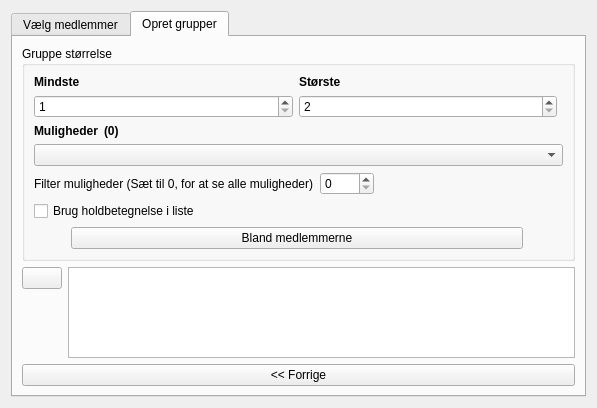
<?xml version="1.0" encoding="UTF-8"?>
<ui version="4.0">
 <class>GroupCreator</class>
 <widget class="QWidget" name="GroupCreator">
  <property name="geometry">
   <rect>
    <x>0</x>
    <y>0</y>
    <width>597</width>
    <height>408</height>
   </rect>
  </property>
  <property name="windowTitle">
   <string>Form</string>
  </property>
  <layout class="QVBoxLayout" name="verticalLayout">
   <item>
    <widget class="QTabWidget" name="tabWidget">
     <property name="currentIndex">
      <number>1</number>
     </property>
     <widget class="QWidget" name="tabSelectMembers">
      <attribute name="title">
       <string>Vælg medlemmer</string>
      </attribute>
      <layout class="QVBoxLayout" name="verticalLayout_2">
       <item>
        <layout class="QHBoxLayout" name="horizontalLayout" stretch="0,1">
         <item>
          <widget class="QLabel" name="label_6">
           <property name="text">
            <string>Vis:</string>
           </property>
          </widget>
         </item>
         <item>
          <widget class="QComboBox" name="filterClass"/>
         </item>
        </layout>
       </item>
       <item>
        <widget class="QLabel" name="label_8">
         <property name="text">
          <string>TIP: Tryk på kolonnenavnene for at sortere tabellerne.</string>
         </property>
        </widget>
       </item>
       <item>
        <widget class="QLabel" name="label">
         <property name="font">
          <font>
           <weight>75</weight>
           <bold>true</bold>
          </font>
         </property>
         <property name="text">
          <string>Alle personer</string>
         </property>
        </widget>
       </item>
       <item>
        <widget class="QTableView" name="availableMembers">
         <property name="editTriggers">
          <set>QAbstractItemView::NoEditTriggers</set>
         </property>
         <property name="alternatingRowColors">
          <bool>true</bool>
         </property>
         <property name="sortingEnabled">
          <bool>true</bool>
         </property>
         <attribute name="verticalHeaderVisible">
          <bool>false</bool>
         </attribute>
        </widget>
       </item>
       <item>
        <layout class="QGridLayout" name="gridLayout">
         <item row="0" column="3">
          <widget class="QPushButton" name="removeMemberButton">
           <property name="text">
            <string>Fravælg</string>
           </property>
          </widget>
         </item>
         <item row="0" column="5">
          <widget class="QPushButton" name="adminPersonsButton">
           <property name="text">
            <string>Administer personer</string>
           </property>
          </widget>
         </item>
         <item row="0" column="2">
          <widget class="QPushButton" name="addMemberButton">
           <property name="text">
            <string>Vælg</string>
           </property>
          </widget>
         </item>
         <item row="0" column="0">
          <spacer name="horizontalSpacer">
           <property name="orientation">
            <enum>Qt::Horizontal</enum>
           </property>
           <property name="sizeHint" stdset="0">
            <size>
             <width>40</width>
             <height>20</height>
            </size>
           </property>
          </spacer>
         </item>
         <item row="0" column="10">
          <spacer name="horizontalSpacer_2">
           <property name="orientation">
            <enum>Qt::Horizontal</enum>
           </property>
           <property name="sizeHint" stdset="0">
            <size>
             <width>40</width>
             <height>20</height>
            </size>
           </property>
          </spacer>
         </item>
         <item row="0" column="6">
          <spacer name="horizontalSpacer_5">
           <property name="orientation">
            <enum>Qt::Horizontal</enum>
           </property>
           <property name="sizeHint" stdset="0">
            <size>
             <width>40</width>
             <height>20</height>
            </size>
           </property>
          </spacer>
         </item>
         <item row="0" column="8">
          <widget class="QPushButton" name="removeAllMemberButton">
           <property name="text">
            <string>Fravælg alle</string>
           </property>
          </widget>
         </item>
         <item row="0" column="7">
          <widget class="QPushButton" name="addAllMemberButton">
           <property name="text">
            <string>Vælg alle</string>
           </property>
          </widget>
         </item>
         <item row="0" column="4">
          <spacer name="horizontalSpacer_6">
           <property name="orientation">
            <enum>Qt::Horizontal</enum>
           </property>
           <property name="sizeHint" stdset="0">
            <size>
             <width>40</width>
             <height>20</height>
            </size>
           </property>
          </spacer>
         </item>
         <item row="0" column="11">
          <widget class="QPushButton" name="helpButton1">
           <property name="toolTip">
            <string>Åbner en PDF-fil, som viser hvordan du bruger funktionen.</string>
           </property>
           <property name="text">
            <string>Hjælp</string>
           </property>
          </widget>
         </item>
        </layout>
       </item>
       <item>
        <layout class="QGridLayout" name="gridLayout_6" columnstretch="0,1" columnminimumwidth="0,1">
         <item row="0" column="0">
          <widget class="QLabel" name="label_2">
           <property name="font">
            <font>
             <weight>75</weight>
             <bold>true</bold>
            </font>
           </property>
           <property name="text">
            <string>Valgte personer</string>
           </property>
          </widget>
         </item>
         <item row="0" column="1">
          <widget class="QLabel" name="selectedMembersCount">
           <property name="text">
            <string>(0)</string>
           </property>
          </widget>
         </item>
        </layout>
       </item>
       <item>
        <widget class="QTableView" name="selectedMembers">
         <property name="editTriggers">
          <set>QAbstractItemView::NoEditTriggers</set>
         </property>
         <property name="alternatingRowColors">
          <bool>true</bool>
         </property>
         <property name="sortingEnabled">
          <bool>true</bool>
         </property>
         <attribute name="verticalHeaderVisible">
          <bool>false</bool>
         </attribute>
        </widget>
       </item>
       <item>
        <widget class="QPushButton" name="gotoCreateGroupsPage">
         <property name="text">
          <string>Næste &gt;&gt;</string>
         </property>
        </widget>
       </item>
      </layout>
     </widget>
     <widget class="QWidget" name="tabCreateGroups">
      <attribute name="title">
       <string>Opret grupper</string>
      </attribute>
      <layout class="QVBoxLayout" name="verticalLayout_6">
       <item>
        <widget class="QGroupBox" name="groupBox">
         <property name="font">
          <font>
           <weight>50</weight>
           <bold>false</bold>
          </font>
         </property>
         <property name="title">
          <string>Gruppe størrelse</string>
         </property>
         <layout class="QVBoxLayout" name="verticalLayout_5">
          <item>
           <layout class="QGridLayout" name="gridLayout_2">
            <item row="5" column="1" colspan="2">
             <widget class="QComboBox" name="groupSizeOptions"/>
            </item>
            <item row="4" column="1" colspan="2">
             <layout class="QGridLayout" name="gridLayout_3" columnstretch="0,1">
              <item row="0" column="0">
               <widget class="QLabel" name="label_5">
                <property name="font">
                 <font>
                  <weight>75</weight>
                  <bold>true</bold>
                 </font>
                </property>
                <property name="text">
                 <string>Muligheder</string>
                </property>
               </widget>
              </item>
              <item row="0" column="1">
               <widget class="QLabel" name="GroupSizeOptionsCount">
                <property name="font">
                 <font>
                  <weight>75</weight>
                  <bold>true</bold>
                 </font>
                </property>
                <property name="text">
                 <string>(0)</string>
                </property>
               </widget>
              </item>
             </layout>
            </item>
            <item row="7" column="1">
             <layout class="QHBoxLayout" name="horizontalLayout_3">
              <item>
               <widget class="QLabel" name="label_7">
                <property name="text">
                 <string>Filter muligheder (Sæt til 0, for at se alle muligheder)</string>
                </property>
               </widget>
              </item>
              <item>
               <widget class="QSpinBox" name="filterGroupOptions">
                <property name="toolTip">
                 <string>Filter mulighederne for gruppestørrelse. Således at man kun ser alle de muligheder hvor der dannes et antal grupper.</string>
                </property>
                <property name="maximum">
                 <number>1000</number>
                </property>
               </widget>
              </item>
              <item>
               <spacer name="horizontalSpacer_7">
                <property name="orientation">
                 <enum>Qt::Horizontal</enum>
                </property>
                <property name="sizeHint" stdset="0">
                 <size>
                  <width>40</width>
                  <height>20</height>
                 </size>
                </property>
               </spacer>
              </item>
             </layout>
            </item>
            <item row="8" column="1">
             <widget class="QCheckBox" name="useTeamNameInList">
              <property name="text">
               <string>Brug holdbetegnelse i liste</string>
              </property>
              <property name="tristate">
               <bool>false</bool>
              </property>
             </widget>
            </item>
            <item row="2" column="1">
             <layout class="QGridLayout" name="gridLayout_7">
              <item row="0" column="1">
               <widget class="QLabel" name="label_4">
                <property name="font">
                 <font>
                  <weight>75</weight>
                  <bold>true</bold>
                 </font>
                </property>
                <property name="text">
                 <string>Største</string>
                </property>
               </widget>
              </item>
              <item row="0" column="0">
               <widget class="QLabel" name="label_3">
                <property name="font">
                 <font>
                  <weight>75</weight>
                  <bold>true</bold>
                 </font>
                </property>
                <property name="text">
                 <string>Mindste</string>
                </property>
               </widget>
              </item>
              <item row="1" column="0">
               <widget class="QSpinBox" name="groupSizeMin">
                <property name="minimum">
                 <number>1</number>
                </property>
               </widget>
              </item>
              <item row="1" column="1">
               <widget class="QSpinBox" name="groupSizeMax">
                <property name="minimum">
                 <number>2</number>
                </property>
               </widget>
              </item>
             </layout>
            </item>
           </layout>
          </item>
          <item>
           <layout class="QGridLayout" name="gridLayout_4" columnstretch="0,1,0" columnminimumwidth="0,1,0">
            <item row="0" column="0">
             <spacer name="horizontalSpacer_3">
              <property name="orientation">
               <enum>Qt::Horizontal</enum>
              </property>
              <property name="sizeHint" stdset="0">
               <size>
                <width>37</width>
                <height>17</height>
               </size>
              </property>
             </spacer>
            </item>
            <item row="0" column="1">
             <widget class="QPushButton" name="mixGroups">
              <property name="text">
               <string>Bland medlemmerne</string>
              </property>
             </widget>
            </item>
            <item row="0" column="2">
             <spacer name="horizontalSpacer_4">
              <property name="orientation">
               <enum>Qt::Horizontal</enum>
              </property>
              <property name="sizeHint" stdset="0">
               <size>
                <width>40</width>
                <height>20</height>
               </size>
              </property>
             </spacer>
            </item>
           </layout>
          </item>
         </layout>
        </widget>
       </item>
       <item>
        <layout class="QGridLayout" name="gridLayout_5">
         <item row="0" column="0">
          <widget class="QPushButton" name="copyToClipboard">
           <property name="toolTip">
            <string>Kopirer informationerne i tabellen til klippebordet. Så du kan indsætte det i f.eks. Excel.</string>
           </property>
           <property name="layoutDirection">
            <enum>Qt::LeftToRight</enum>
           </property>
           <property name="text">
            <string/>
           </property>
           <property name="icon">
            <iconset resource="../resource.qrc">
             <normaloff>:/img/512px-Copy_font_awesome.png</normaloff>:/img/512px-Copy_font_awesome.png</iconset>
           </property>
           <property name="default">
            <bool>false</bool>
           </property>
           <property name="flat">
            <bool>false</bool>
           </property>
          </widget>
         </item>
         <item row="1" column="0">
          <spacer name="verticalSpacer">
           <property name="orientation">
            <enum>Qt::Vertical</enum>
           </property>
           <property name="sizeHint" stdset="0">
            <size>
             <width>20</width>
             <height>40</height>
            </size>
           </property>
          </spacer>
         </item>
         <item row="0" column="1" rowspan="2">
          <widget class="QTableWidget" name="groupsOverview">
           <property name="editTriggers">
            <set>QAbstractItemView::NoEditTriggers</set>
           </property>
           <property name="alternatingRowColors">
            <bool>true</bool>
           </property>
           <property name="sortingEnabled">
            <bool>true</bool>
           </property>
          </widget>
         </item>
        </layout>
       </item>
       <item>
        <widget class="QPushButton" name="gotoSelectMembersPage">
         <property name="text">
          <string>&lt;&lt; Forrige</string>
         </property>
        </widget>
       </item>
      </layout>
     </widget>
    </widget>
   </item>
  </layout>
 </widget>
 <resources>
  <include location="../resource.qrc"/>
 </resources>
 <connections/>
</ui>
